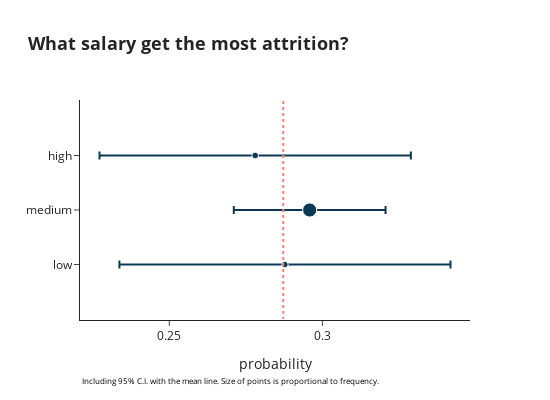

The code cell stored with this chart in its notebook:
### Markdown cell above
Sales, Operations and Engineering departments share almost the same distribution.
Retail seems to be more risky than others.

### Code cell
all_sal = df_raw.groupby("salary").size()
yes_sal = df_raw.groupby('salary')['left'].sum()
prop_sal = yes_sal/ all_sal
ci_low, ci_upp = proportion_confint(yes_sal.values, all_sal.values, method="beta",alpha=0.05)

sal_df = prop_sal.to_frame(name="probability").reset_index()
sal_df["low"] = ci_low
sal_df["high"] = ci_upp
sal_df["diff"] = ci_upp - ci_low
sal_df["count"] = yes_sal.values
sal_df = sal_df.sort_values("diff", ascending=False)

fig = px.scatter(sal_df, y="salary", x="probability",size="count",size_max=10,opacity=1,
    title="<b>What salary get the most attrition?</b>",category_orders={"salary": ["high","medium","low"]},
                     error_x="diff")

fig.update_traces(textposition="middle right", textfont_size=5,marker=dict(color="#0b3954"))
fig.update_layout(legend=dict(font=dict(size=8),
                                  orientation="h",
                                  yanchor="bottom",
                                  y=1, title=' ',
                                  xanchor="right",
                                  x=1),
                yaxis_title=None,
                titlefont={'size': 18},
                width=550,
                height=400, legend_title=dict(font=dict(size=8)))
fig.update_annotations(font_size=8)
fig.add_annotation(dict(font=dict(color='black', size=8),
                            x=0,
                            y=-0.31,
                            showarrow=False,
                            text="Including 95% C.I. with the mean line. Size of points is proportional to frequency.",
                            textangle=0,
                            xanchor='left',
                            xref="paper",
                            yref="paper"))
fig.add_shape( # add a horizontal "target" line
    type="line", line_color="salmon", line_width=2, opacity=1, line_dash="dot",
    x0=sal_df.probability.mean(), x1=sal_df.probability.mean(), y1=-1, y0=3
)
fig.write_image("images/prob_sal.png", scale=2)   
fig.show()

### Figure 1 — Plotly figure (JSON) as saved in the notebook; plotly's stock layout.template omitted (floating-point values rounded to 4 significant figures)
{"data": [{"error_x": {"array": [0.05406, 0.05085, 0.02478]}, "hovertemplate": "probability=%{x}<br>salary=%{y}<br>count=%{marker.size}<extra></extra>", "legendgroup": "", "marker": {"color": "#0b3954", "opacity": 1, "size": [320, 342, 1565], "sizemode": "area", "sizeref": 15.65, "symbol": "circle"}, "mode": "markers", "name": "", "orientation": "h", "showlegend": false, "textfont": {"size": 5}, "textposition": "middle right", "type": "scatter", "x": [0.2878, 0.278, 0.2958], "xaxis": "x", "y": ["low", "high", "medium"], "yaxis": "y"}], "layout": {"annotations": [{"font": {"color": "black", "size": 8}, "showarrow": false, "text": "Including 95% C.I. with the mean line. Size of points is proportional to frequency.", "textangle": 0, "x": 0, "xanchor": "left", "xref": "paper", "y": -0.31, "yref": "paper"}], "height": 400, "legend": {"font": {"size": 8}, "itemsizing": "constant", "orientation": "h", "title": {"font": {"size": 8}, "text": " "}, "tracegroupgap": 0, "x": 1, "xanchor": "right", "y": 1, "yanchor": "bottom"}, "shapes": [{"line": {"color": "salmon", "dash": "dot", "width": 2}, "opacity": 1, "type": "line", "x0": 0.2872, "x1": 0.2872, "y0": 3, "y1": -1}], "title": {"font": {"size": 18}, "text": "<b>What salary get the most attrition?</b>"}, "width": 550, "xaxis": {"anchor": "y", "domain": [0, 1], "title": {"text": "probability"}}, "yaxis": {"anchor": "x", "categoryarray": ["low", "medium", "high"], "categoryorder": "array", "domain": [0, 1], "title": {}}}}
